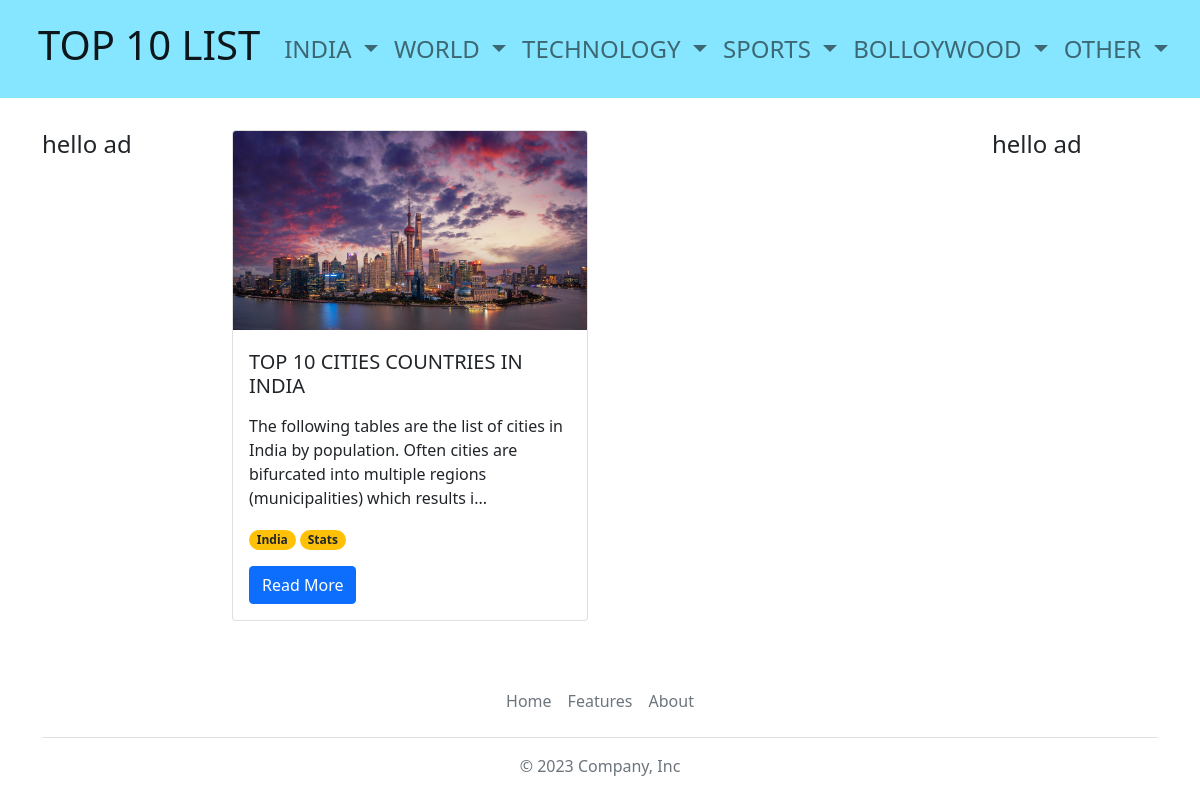
/TOPLIST/India, run on the app's committed database.
### Main/models.py (models this page shows, shortened)
class Post(models.Model):
    name = models.CharField(max_length=100)
    slug = models.SlugField(max_length=200, unique=True)
    description = models.TextField()
    thumbnail = models.ImageField(upload_to='thumbnail/')
    created_on = models.DateTimeField(auto_now_add=True)
    status = models.IntegerField(choices=STATUS, default=0)
    parent_cat= models.CharField(max_length=50)
    child_cat= models.CharField(max_length=50)
    is_affiliate=models.BooleanField(default=False)
    title_number_10=models.CharField(max_length=100,default='')
    img_number_10=models.ImageField(upload_to='post_images/',default='post_images/default.jpg')
    desc_number_10=models.CharField(max_length=500,default='')
    title_number_9=models.CharField(max_length=100,default='')
    img_number_9=models.ImageField(upload_to='post_images/',default='post_images/default.jpg')
    desc_number_9=models.CharField(max_length=500,default='')
    title_number_8=models.CharField(max_length=100,default='')
    img_number_8=models.ImageField(upload_to='post_images/',default='post_images/default.jpg')
    desc_number_8=models.CharField(max_length=500,default='')
    title_number_7=models.CharField(max_length=100,default='')
    img_number_7=models.ImageField(upload_to='post_images/',default='post_images/default.jpg')
    desc_number_7=models.CharField(max_length=500,default='')
    title_number_6=models.CharField(max_length=100,default='')
    img_number_6=models.ImageField(upload_to='post_images/',default='post_images/default.jpg')
    desc_number_6=models.CharField(max_length=500,default='')
    title_number_5=models.CharField(max_length=100,default='')
    img_number_5=models.ImageField(upload_to='post_images/',default='post_images/default.jpg')
    desc_number_5=models.CharField(max_length=500,default='')
    title_number_4=models.CharField(max_length=100,default='')
    img_number_4=models.ImageField(upload_to='post_images/',default='post_images/default.jpg')
    desc_number_4=models.CharField(max_length=500,default='')
    title_number_3=models.CharField(max_length=100,default='')
    img_number_3=models.ImageField(upload_to='post_images/',default='post_images/default.jpg')
    desc_number_3=models.CharField(max_length=500,default='')
    title_number_2=models.CharField(max_length=100,default='')
    img_number_2=models.ImageField(upload_to='post_images/',default='post_images/default.jpg')
    desc_number_2=models.CharField(max_length=500,default='')
    title_number_1=models.CharField(max_length=100,default='')
    img_number_1=models.ImageField(upload_to='post_images/',default='post_images/default.jpg')
    desc_number_1=models.CharField(max_length=500,default='')
    class Meta:
        ordering = ['-created_on']

### Main/views.py (the view)
# urls.py: path('TOPLIST/<str:parent_cat>',Parent_Cat.as_view(), name="parent_cat"),
class Parent_Cat(View):
    def get(self,request,parent_cat):
        allPosts = Post.objects.filter(parent_cat=parent_cat).order_by('-created_on')[:10]
        return render(request, 'index.html', {'allPosts': allPosts})

### Main/templates/index.html (shortened to what this page needs)
{% extends "base.html" %}
{% block content %}
{% load static %}
  <main class="mt-4 mb-5">
            <div class="container">
                <div class="row">
                  <div class="col-sm-2"></div>
                      <div class="col-sm-8">
                      </div>
                    <div class="col-sm-2"></div>
                </div>
              <div class="row">
                <div class="col-sm-2">
                  {% block rightsidebar %}
                  {% include 'test.html' %}
                  {% endblock rightsidebar %}
                </div>
                <div class="col-sm-8">
                  <div class="row row-cols-1 row-cols-md-2 g-4">
                        {% for post in allPosts%}
                            <div class="col">
                                  <div class="card mb-1">
                                    <img src={{ post.thumbnail.url }} class="card-img-top" alt="Image">
                                    <div class="card-body">
                                        <div class="row mt-1 mb-2"> <h5 class="card-title"> {{ post.name }}  </h5> </div>
                                        <p class="card-text">{{post.description|slice:"150"}}...</p>
                                        <p class="card-text">
                                           <span class="badge rounded-pill bg-warning ">
                                            <a href="{% url 'parent_cat' post.parent_cat %}" class="text-decoration-none link-dark"> {{ post.parent_cat}} </a>
                                            </span>
                                            <span class="badge rounded-pill bg-warning ">
                                              <a href="{% url 'child_cat' post.parent_cat post.child_cat %}" class="text-decoration-none link-dark"> {{ post.child_cat}} </a>
                                            </span>
                                      </p>
                                        <a href="{% url 'post_detail' post.slug  %}" class="btn btn-primary">Read More </a>
                                    </div>
                                  </div>
                            </div>
                          {% endfor %}
                        </div>
                </div>
                <div class="col-sm-2">
                  {% block leftsidebar %}
                  {% include 'test.html' %}
                  {% endblock leftsidebar %}
                </div>
              </div>
            </div>
          </main>
{%endblock%}

### data on the page
Post: thumbnail (picture), name "TOP 10 CITIES COUNTRIES IN INDIA", description "The following tables are the list of cities in India by population. Often cities are bifurcated into multiple regions (municipalities) which results i", parent_cat "India", child_cat "Stats"
